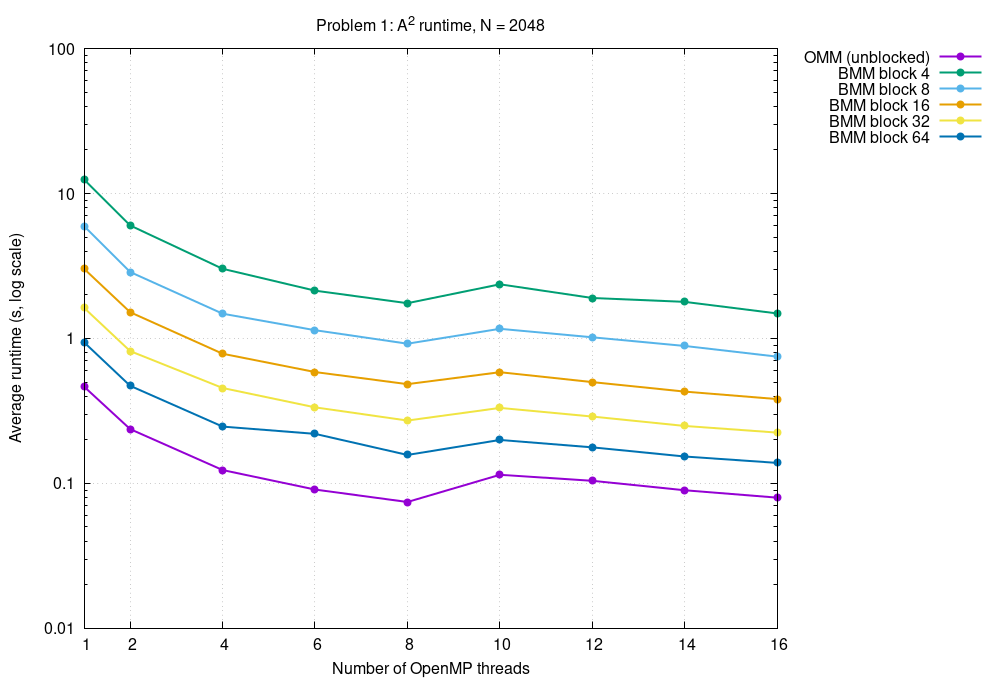

The script that saved this image:
# generated by plots/plot_all.sh -- regenerate, do not hand-edit
set terminal pngcairo size 1000,680 enhanced font 'Helvetica,12'
set output 'plots/p1_runtime_n2048.png'
set title "Problem 1: A^2 runtime, N = 2048"
set xlabel 'Number of OpenMP threads'
set ylabel 'Average runtime (s, log scale)'
set key outside right top
set grid
set xtics (1,2,4,6,8,10,12,14,16)
set logscale y
plot 'plots/data/p1_omm_n2048.dat' using 1:2 with linespoints lw 2 pt 7 title 'OMM (unblocked)', \
     'plots/data/p1_bmm_n2048_b4.dat' using 1:2 with linespoints lw 2 pt 7 title 'BMM block 4', \
     'plots/data/p1_bmm_n2048_b8.dat' using 1:2 with linespoints lw 2 pt 7 title 'BMM block 8', \
     'plots/data/p1_bmm_n2048_b16.dat' using 1:2 with linespoints lw 2 pt 7 title 'BMM block 16', \
     'plots/data/p1_bmm_n2048_b32.dat' using 1:2 with linespoints lw 2 pt 7 title 'BMM block 32', \
     'plots/data/p1_bmm_n2048_b64.dat' using 1:2 with linespoints lw 2 pt 7 title 'BMM block 64'
